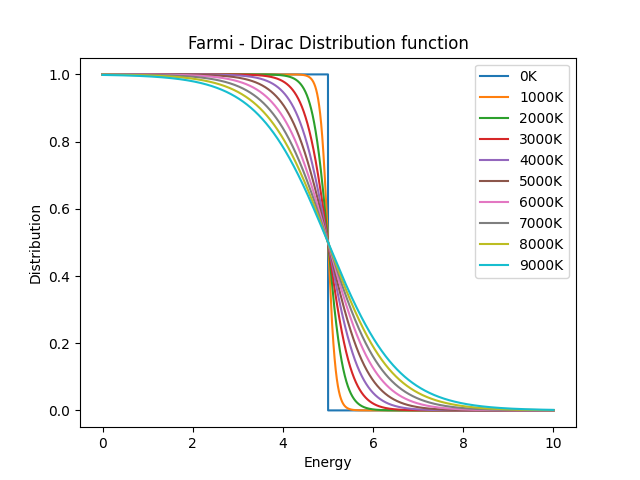

This figure's Python source:
from matplotlib import pyplot as plt
import numpy as np
from scipy import constants

x = np.linspace(0, 10, 10000)

# Maxwell Boltzman distribution
k = constants.k
kev = k/constants.e
fig, ax = plt.subplots()  # Create a figure and an axes.
for T in range(0,10000,1000):
    y = 1.0/(np.exp((x-5)/(kev*T))+1)
    # Note that even in the OO-style, we use `.pyplot.figure` to create the figure.
    ax.plot(x, y, label= str(T) + 'K')  # Plot some data on the axes.
# Plot more data on the axes...
ax.set_xlabel("Energy")  # Add an x-label to the axes.
ax.set_ylabel("Distribution")  # Add a y-label to the axes.
ax.set_title("Farmi - Dirac Distribution function")  # Add a title to the axes.
ax.legend()  # Add a legend.
plt.show()
